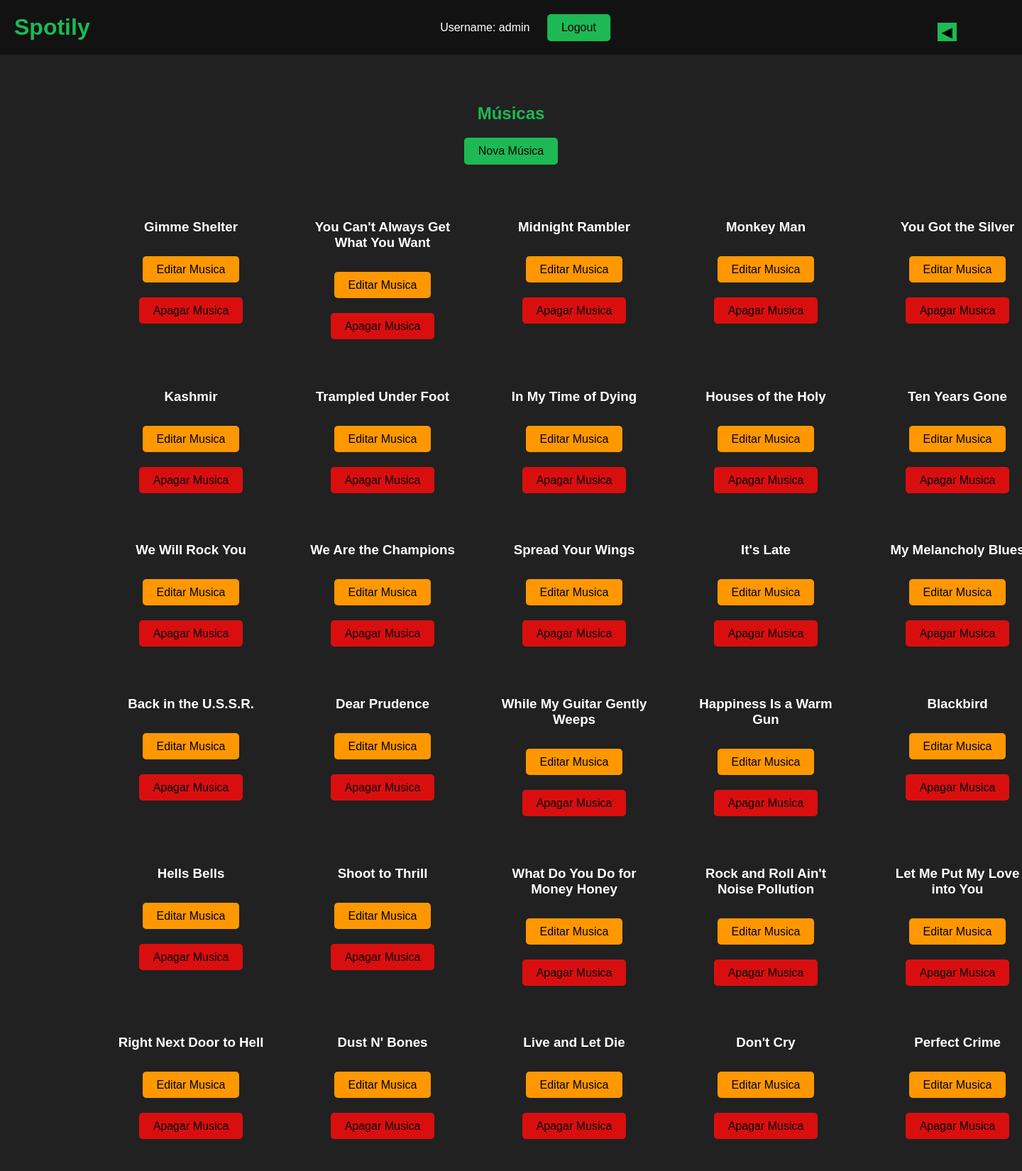
The page /bandas/edit/musicas (signed in, upper part) on the database its author committed.
### bandas/models.py (models this page shows, shortened)
class Musica(models.Model):
    nome = models.CharField(max_length=100)
    duracao = models.FloatField()
    descricao = models.TextField(default='')
    link = models.URLField(max_length=200,default='/default-url/')
    hit_da_semana = models.BooleanField(default=False)
    album = models.ForeignKey(Album, on_delete=models.CASCADE, related_name='musicas')
    letra = models.TextField(default='')

### bandas/views.py (the view)
# urls.py: path('edit/musicas', views.edit_musicas_view, name="edit_musicas"),
def edit_musicas_view(request):
    user = request.user
    is_member = user.groups.filter(name='bandas').exists()
    if(is_member):
        home = Logo.objects.get(nome='Home')
        musicas = Musica.objects.all()
        return render(request, "bandas/edit_musicas.html", {
            'home': home,
            'musicas': musicas
            })
    else:
        return redirect('bandas:index')

### bandas/templates/bandas/edit_musicas.html (shortened to what this page needs)
{% extends "bandas/layout.html" %}
{% block content %}
    <div class="lista">
        <h1 class="titulo">Músicas</h1>
        <a href="{% url 'bandas:novo_musica' %}" class="btn-criar">Nova Música</a>
        <br><br>
        {% if musicas %}
            <div class="album-container">
                {% for musica in musicas %}
                    <div class="album-item">
                        <h3 class="txt">{{ musica.nome }}</h3>
                        <div class="btn-group">
                            <a href="{% url 'bandas:edita_musica' musica.id %}" class="editar">Editar Musica</a>
                        </div>
                        <div class="btn-group">
                            <a href="{% url 'bandas:apaga_musica' musica.nome %}" class="apagar">Apagar Musica</a>
                        </div>
                    </div>
                {% endfor %}
            </div>
        {% else %}
            <h2 class="titulo">Não há músicas disponíveis.</h2>
        {% endif %}
    </div>
{% endblock %}

### bandas/templates/bandas/layout.html (shortened to what this page needs)
<!DOCTYPE html>
<html lang="en">
<head>
</head>
<body>
    <header>
        <a href="{% url 'bandas:index' %}">
            <h1 class="txt-1">Spotily</h1>
        </a>
        <div class="logout-div">
            {% if request.user.is_authenticated %}
                Username: {{request.user.username}}
                <a href="{% url 'bandas:logout' %}"><button class="btn-logout">Logout</button></a>
            {% else %}
                <a href="{% url 'bandas:login' %}"><button class="btn-logout">Login</button></a>
            {% endif %}
        </div>
        <button class="btn-1" onclick="window.history.back()">&#9664;</button>
    </header>
    {% block content %}
    {% endblock %}
</body>
</html>

### bandas/templates/bandas/layout.html (style rules this page uses)
body { margin: 0px; padding: 0px; font-family: Arial, "Helvetica Neue", Helvetica, sans-serif; font-size: medium; background: #212121; }
a { text-decoration: none; }
header { position: fixed; top: 0; z-index: 1000; width: 100%; background:#121212; }
.txt-1 { color: #1db954; margin:20px; width: fit-content; }
.btn-1 { right: 5%; top: 15%; position:absolute; max-height:60%; width: auto; margin-right:20px; margin-top:20px; background: #1db954; border: none; font-size: 20px; }
.logout-div { text-align: center; color: white; position: absolute; top: 0; left: 50%; transform: translate(-50%); margin: 20px; }
.btn-logout { display: inline-block; padding: 10px 20px; background-color: #1db954; color: black; text-decoration: none; border-radius: 5px; font-size: 16px; border: none; margin-left: 20px; }

### bandas/templates/bandas/edit_musicas.html (style rules this page uses)
.lista { margin-top: 130px; padding-bottom: 150px; width: 80%; text-align: center; position:absolute; left: 50%; transform: translateX(-50%); }
.titulo { color: #1db954; font-size: 24px; margin-bottom: 20px; }
.album-container { display: grid; grid-template-columns: repeat(5, 250px); gap: 20px; margin: 20px auto; max-width: 100%; }
.txt { color: white; margin-bottom: 20px; }
.apagar { padding: 10px 20px; background-color: #d90f0f; color: black; text-decoration: none; border-radius: 5px; font-size: 16px; border: none; margin: 20px; }
.album-item { margin: 20px; }
.btn-criar { display: inline-block; padding: 10px 20px; background-color: #1db954; color: black; text-decoration: none; border-radius: 5px; font-size: 16px; border: none; }
.btn-group { margin-top: 40px; }
.editar { padding: 10px 20px; background-color: #ff9800; color: black; text-decoration: none; border-radius: 5px; font-size: 16px; border: none; margin: 20px; }

### rows shown on the page
Musica: nome "Gimme Shelter"
Musica: nome "You Can't Always Get What You Want"
Musica: nome "Midnight Rambler"
Musica: nome "Monkey Man"
Musica: nome "You Got the Silver"
Musica: nome "Kashmir"
Musica: nome "Trampled Under Foot"
Musica: nome "In My Time of Dying"
Musica: nome "Houses of the Holy"
Musica: nome "Ten Years Gone"
Musica: nome "We Will Rock You"
Musica: nome "We Are the Champions"
Musica: nome "Spread Your Wings"
Musica: nome "It's Late"
Musica: nome "My Melancholy…"
Musica: nome "Back in the U.S.S.R."
Musica: nome "Dear Prudence"
Musica: nome "While My Guitar Gently Weeps"
Musica: nome "Happiness Is a Warm Gun"
Musica: nome "Blackbird"
Musica: nome "Hells Bells"
Musica: nome "Shoot to Thrill"
Musica: nome "What Do You Do for Money Honey"
Musica: nome "Rock and Roll Ain't Noise Pollution"
Musica: nome "Let Me Put My Love into You"
Musica: nome "Right Next Door to Hell"
Musica: nome "Dust N' Bones"
Musica: nome "Live and Let Die"
Musica: nome "Don't Cry"
Musica: nome "Perfect Crime"

### other values the page prints
{{ request.user.username }} "admin"
